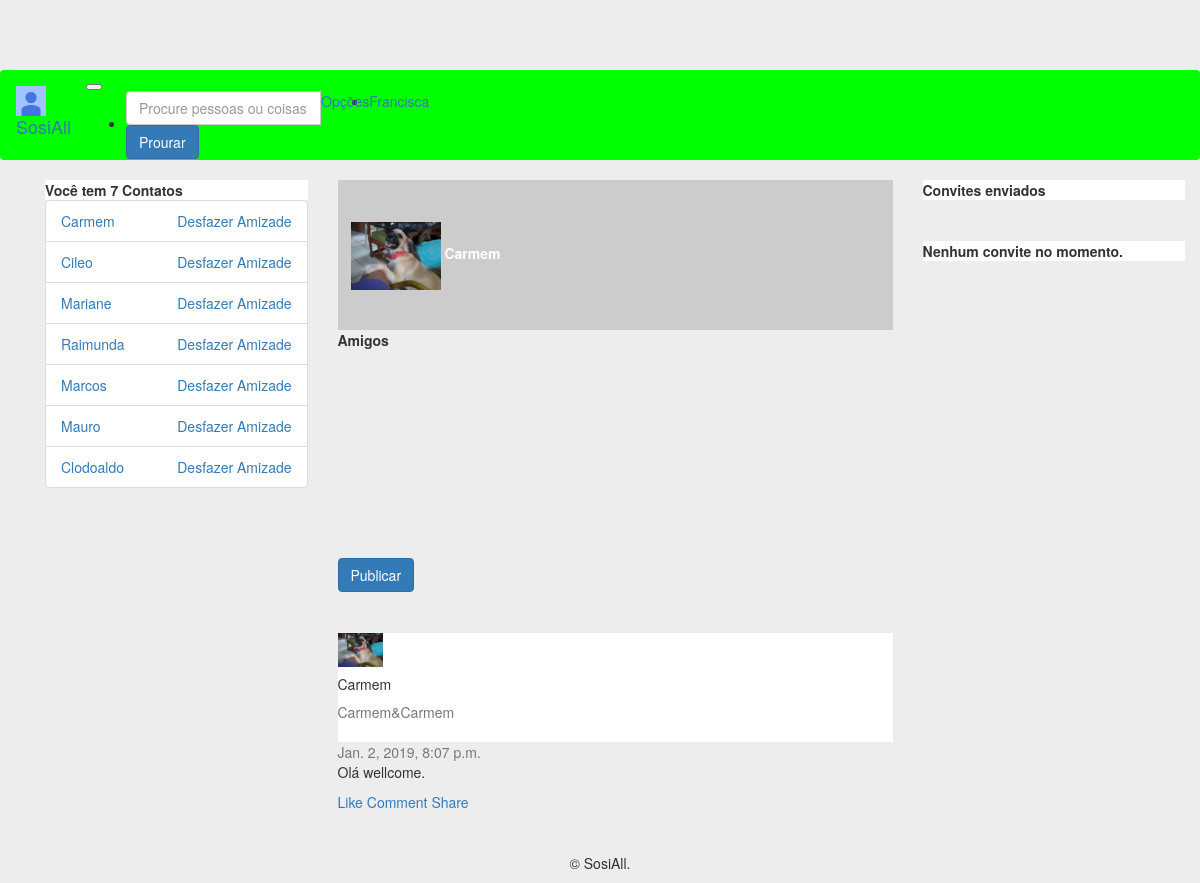
The app's page /perfil/3 (signed in) with its own data.
### perfis/models.py (models this page shows, shortened)
class Perfil(models.Model):
    nome = models.CharField(max_length=255, null=False)
    telefone = models.CharField(max_length=15, null=False)
    nome_empresa = models.CharField(max_length=255, null=False)
    contatos = models.ManyToManyField('Perfil')
    usuario = models.OneToOneField(User, related_name='perfil', on_delete=models.CASCADE)
    criado_em = models.DateTimeField(auto_now_add=True)
    atualizado_em = models.DateTimeField(auto_now=True)
    convidavel = models.BooleanField(blank=True, null=True)
    ativa = models.BooleanField(default=True)
    justificativa = models.TextField(null=True)
    bloqueado = models.BooleanField(default=False)
    error_mensage = models.CharField(max_length=512, null=True)
    foto = models.ImageField(blank=True, null=True, upload_to='media/')
    capa = models.ImageField(blank=True, null=True, upload_to='media/')
    def pode_convidar(self, perfil):
        nao_pode = self.convite_a_si_mesmo(perfil) or self.ja_eh_contato(perfil) or self.ja_possui_convite(perfil)
        return not nao_pode
    def convite_a_si_mesmo(self, perfil):
        return self == perfil
    def ja_eh_contato(self, perfil):
        return self.contatos.filter(id=perfil.id).exists()
    def __str__(self):
        return self.nome

### posts/models.py (models this page shows)
class Post(models.Model):
    user = models.ForeignKey(Perfil, related_name='postagens', on_delete=models.DO_NOTHING)
    postagem = models.CharField(max_length=255)
    created_at = models.DateTimeField(auto_now_add=True)
    init = models.BooleanField(default=False)
    def __str__(self):
        return self.postagem
    class Meta:
        ordering = ('-created_at',)

### perfis/views.py (the view)
# urls.py: path('perfil/<int:perfil_id>', views.exibir_perfil, name='exibir'),
@login_required
def exibir_perfil(request, perfil_id):
    perfil = Perfil.objects.get(id=perfil_id)
    form = PostModelForm()
    if perfil.bloqueado:
        perfil.error_mensage = 'Conta bloqueada pelos administradores!'
        return render(request, 'perfis/perfil.html',{'perfil_logado': get_perfil_logado(request), 'perfil':perfil})
    if perfil.ativa:
        perfil_logado = get_perfil_logado(request)
        perfil_logado.convidavel = perfil_logado.pode_convidar(perfil)
        if perfil_logado.usuario.is_superuser:
            return render(request, 'perfis/perfil.html',{'perfis': Perfil.objects.all(),
                'perfil': perfil,'perfil_logado': perfil_logado, 'form':form})
        return render(request, 'perfis/perfil.html',{'perfil': perfil,
            'perfil_logado': perfil_logado, 'form':form})
    else:
        perfil.error_mensage = 'Conta temporariamente desativada!'
        return render(request, 'perfis/perfil.html',{'perfil_logado': get_perfil_logado(request),'perfil':perfil})

### posts/forms.py
class PostModelForm(forms.ModelForm):
    class Meta:
        model = Post
        fields = ['postagem']
        widgets = {
            'postagem': forms.Textarea(attrs={'class': 'form-control', 'maxlength': 255, 'rows': '4', 'cols': '20'}),
        }

### perfis/views.py (called while the page is built)
def get_perfil_logado(request):
    return request.user.perfil

### perfis/templates/perfis/perfil.html (shortened to what this page needs)
{% extends 'perfis/base_b.html' %}
{% block body %}
{% load static %}
{% if perfil.bloqueado %}
        <div class="alert alert-danger" role="alert">
            <h3>Atenção!</h3>
            <p>{{perfil.error_mensage}}</p>
        </div>
    {% if perfil_logado.usuario.is_superuser %}
        <a href="{% url 'desbloquear' perfil.id %}">Desbloquear</a>
    {% endif %}
{% elif perfil.ativa %}
    <div class="card gedf-card">
        <div class="card-header">
            <div style="position: relative; top: 0em; left: 0em">
                <img  width="100%" height="150em" src="https://picsum.photos/50/50" alt="">
            </div>
            <div style="position:absolute; top:3em; left:2em">
                <img  image-profile class="rounded-circle" src="{{perfil.foto}}" width="90">
                <strong id="white-name">{{perfil.nome}}</strong>
            </div>
        </div>
        <div class="card-footer">
    {% if perfil in perfil_logado.contatos.all %}
        <strong>Amigos</strong>
    {% endif %}
        </div>
    </div>
    <div class="card gedf-card">
        <form action="{% url 'add' perfil_logado.id %}" method="POST" enctype="multipart/form-data">
            <div class="card-body">
                <div class="tab-content" id="myTabContent">
                </div>
                <div class="btn-toolbar justify-content-between">
                    <div class="btn-group">
                        <button type="submit" class="btn btn-primary">Publicar</button>
                    </div>
                    <div class="btn-group">
                        <button id="btnGroupDrop1" type="button" class="btn btn-link dropdown-toggle" data-toggle="dropdown" aria-haspopup="true"
                            aria-expanded="false">
                        </button>
                    </div>
                </div>
            </div>
        </form>
    </div>
    <hr>
        {% for post in perfil.postagens.all %}
    <div class="card gedf-card">
        <div class="card-header">
            <div class="d-flex justify-content-between align-items-center">
                <div class="d-flex justify-content-between align-items-center">
                    <div class="mr-2">
                        <img class="rounded-circle" width="45" src="{{post.user.foto}}" alt="">
                    </div>
                    <div class="ml-2">
                        <div class="h5 m-0">{{perfil.nome}}</div>
                        <div class="h7 text-muted">{{perfil.nome_empresa}}</div>
                    </div>
                </div>
                <div>
                    <div class="dropdown">
                        <button class="btn btn-link dropdown-toggle" type="button" id="gedf-drop1" data-toggle="dropdown" aria-haspopup="true" aria-expanded="false">
                        </button>
                    </div>
                </div>
            </div>
        </div>
        <div class="card-body">
            <div class="text-muted h7 mb-2"> {{post.created_at}}</div>
            <p class="card-text">
                {{post}}
            </p>
        </div>
        <div class="card-footer">
            <a href="#" class="card-link"> Like</a>
            <a href="#" class="card-link"> Comment</a>
            <a href="#" class="card-link"> Share</a>
        </div>
    </div>
    <hr>
    {% endfor %}
{% else %}
         <div class="alert alert-danger" role="alert">
                <h3>Atenção!</h3>
                <p>{{perfil.error_mensage}}</p>
        </div>
{% endif %}
{% endblock %}

### perfis/templates/perfis/base_b.html (shortened to what this page needs)
<!DOCTYPE html>
{% load static %}
<html>
<head>
	<link rel="stylesheet" href="{% static 'bootstrap/css/bootstrap.min.css' %}">
    <link rel="stylesheet" href="{% static 'fontawesome/css/fontawesome-all.min.css' %}">
    <link rel="stylesheet" href="{% static 'styles/basic.css' %}">
</head>
<body>
	<nav class="navbar navbar-expand-lg navbar-light fixed-top" id="nav-main">
		<div class="container-fluid">
		 	<a class="navbar-brand" href="{% url 'index' %}">
		    	<img src="{% static 'img/photo.jpg' %}" width="30" height="30" alt="">
		    	SosiAll
		 	</a>
		 	<button class="navbar-toggler" type="button" data-toggle="collapse" data-target="#navbarNavDropdown" aria-controls="navbarNavDropdown" aria-expanded="false" aria-label="Toggle navigation">
		 	</button>
		 	<div class="collapse navbar-collapse" id="navbarNavDropdown">
			    <ul class="navbar-nav ml-auto">
			     	<li class="nav-item active">
				      	<form class="form-inline" action="{% url 'search' %}" method="GET">
						    <div class="input-group mb-6">
							  <input type="text" class="form-control" name="word" placeholder="Procure pessoas ou coisas"  aria-describedby="basic-addon2" required="">
							  <div class="input-group-append">
							    <button class="btn btn-primary" type="submit">Prourar</button>
							  </div>
							</div>
					 	</form>
			     	</li>
			     	<li class="nav-item dropdown">
				        <a class="nav-link dropdown-toggle" href="#" id="navbarDropdown" role="button" data-toggle="dropdown" aria-haspopup="true" aria-expanded="false">Opções
				        </a>
				     </li>
				     <li class="nav-item">
			        	<a class="nav-link" href="{% url 'exibir' perfil_logado.id %}">{{perfil_logado.nome}}</a>
			     	</li>
			    </ul>
		  	</div>
		</div>
	</nav>
	<div class="container">
    	<div class="container">
    		<div class="row">
    			<div class="col-md-3" id="nav">
    				<div class="card">
			            {% with total=perfil_logado.contatos.count %}
			                {% if total %}
			                    <div class="card-header">
			                        <strong>Você tem  {{ total }}
			                            Contato{{ total|pluralize }}
			                        </strong>
			                    </div>
			                    <ul class="list-group">
			                        {% for perfil in perfil_logado.contatos.all %}
			                            <li class="list-group-item">
			                                <a href="{% url 'exibir' perfil.id %}">
			                                    {{ perfil }}
			                                </a>
			                                <a class="pull-right" href="{% url 'desfazer' perfil.id %}" onclick="return confirm('Deseja mesmo  desfazer amizade com {{perfil.nome}}?')">
			                                    Desfazer Amizade
			                                </a>
			                            </li>
			                        {% endfor %}
			                    </ul>
			                {% else %}
			                    <div class="pcard-header">
			                        <strong>Você não tem contatos</strong>
			                    </div>
			                {% endif %}
			            {% endwith %}
			        </div>
    			</div>
    			<div class="col-md-6">
    				{% block body %}
        			{% endblock %}
    			</div>
    			<div class="col-md-3" id="aside">
    				<div class="card">
					 	<div class="card-header">
					    <strong>Convites enviados</strong>
					 	</div>
					</div>
					<hr>
					<div class="card">
						 {% with total=perfil_logado.convites_recebidos.count %}
						 {% if total %}
						<div class="card-header">
							<strong>
								{{ total }} Convite{{ total|pluralize }} aguardando Aprovação
			                </strong>
						</div>
						<ul class="list-group list-group-flush">
						{% for convite in perfil_logado.convites_recebidos.all %}
							<li class="list-group-item">
								<div class="card-body" id="card-body">
									<h6 class="card-text">{{ convite.solicitante.nome }}</h6>
									<a href="{% url 'aceitar' convite.id %}" class="card-link">Aceitar</a>
									<a href="{% url 'recusar' convite.id %}" class="card-link">Recusar</a>
								</div>
							</li>
						{% endfor %}
						</ul>
						{% else %}
						<div class="card-header">
							<strong>Nenhum convite no momento.</strong>
						</div>
						{% endif %}
						{% endwith %}
					</div>
    			</div>
    		</div>
    	</div>
    	<div class="footer">
    		<div class="col-xs-12 text-center">
		      <p>&copy; SosiAll.</p>
		    </div>
    	</div>
	</div>
</body>
</html>

### perfis/static/styles/basic.css (style rules this page uses)
#nav-main { background-color: #00FF00; }
body { background-color: #EDEDED; margin-top: 5em; }
.card-header { background-color: #FFFFFF; }
#white-name { color: white }

### records on screen
Perfil: nome "Francisca"
Perfil: nome "Carmem", nome_empresa "Carmem&Carmem"
Perfil: nome "Cileo"
Perfil: nome "Mariane"
Perfil: nome "Raimunda"
Perfil: nome "Marcos"
Perfil: nome "Mauro"
Perfil: nome "Clodoaldo"
Post: created_at "Jan. 2, 2019, 8:07 p.m.", postagem "Olá wellcome."

### other values on screen
{{ total }} "7"
